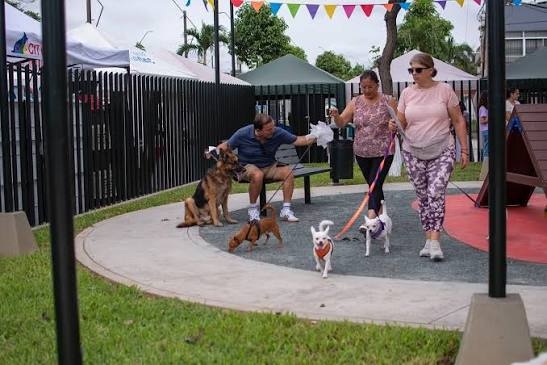
#> input picture imagen taller 5/image.png, 547 x 365 px, found by its file name
$ python TALLER5.py   (older library calls are emulated)
#> lines starting #> are read from the running program, lines starting #| are printed output that depends on the picture; after the words box and inside, x2 and y2 are one past the last pixel; in counts of white or black regions, pixels touching at a corner belong together
import cv2
import numpy as np

# 1. Cargar la imagen en escala de grises
ruta_imagen = '/workspaces/IA-2/imagen taller 5/image.png'
imagen = cv2.imread(ruta_imagen, cv2.IMREAD_GRAYSCALE)
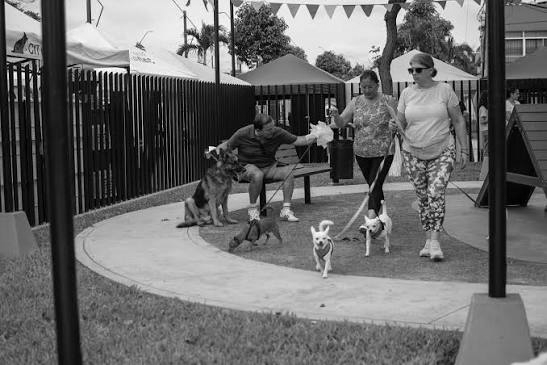
#> imagen: shape (365, 547); min 0, max 254, mean 106.1

if imagen is None:
    print(f"Error: No se pudo cargar la imagen en {ruta_imagen}")
else:
    # 2. Detección de Bordes con Sobel
    sobel_x = cv2.Sobel(imagen, cv2.CV_64F, 1, 0, ksize=3)
    sobel_y = cv2.Sobel(imagen, cv2.CV_64F, 0, 1, ksize=3)
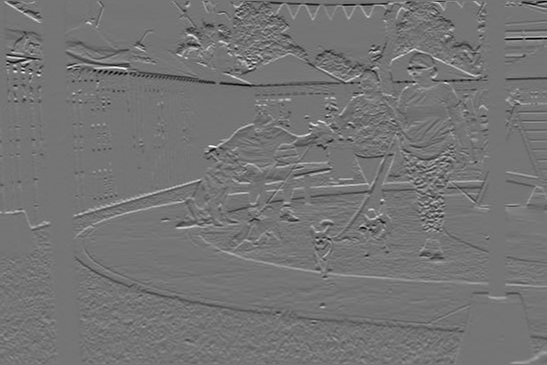
#> sobel_y: shape (365, 547) float64; min -781, max 921, mean -1.5; drawn with min black and max white

    # Convertir valores absolutos a 8-bit (0-255)
    sobel_x_abs = cv2.convertScaleAbs(sobel_x)
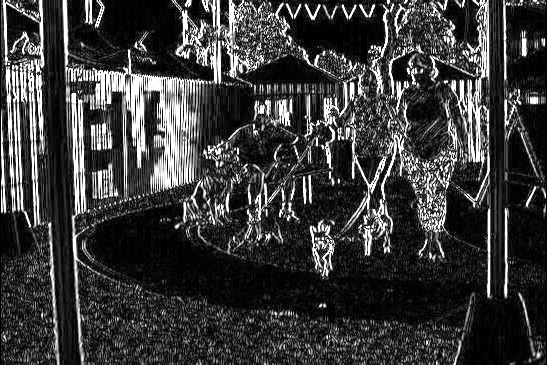
#> sobel_x_abs: shape (365, 547); min 0, max 255, mean 58.7
    sobel_y_abs = cv2.convertScaleAbs(sobel_y)
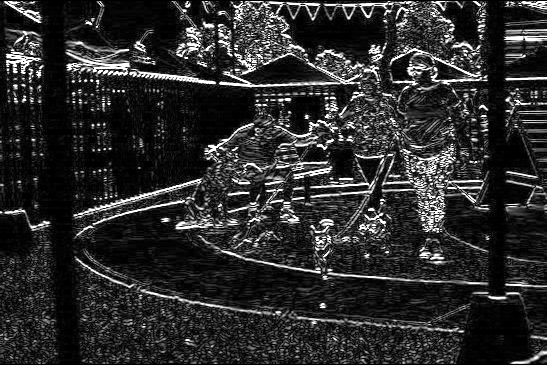
#> sobel_y_abs: shape (365, 547); min 0, max 255, mean 44.4

    # 3. Detección de Bordes con Canny usando distintas configuraciones de umbral
    canny_optimo = cv2.Canny(imagen, 50, 150)   # Umbral estándar equilibrado
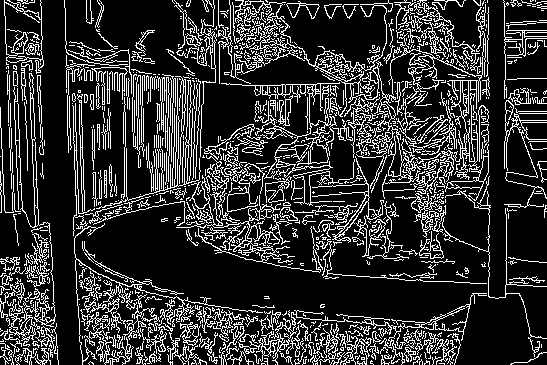
#> canny_optimo: shape (365, 547); 19.6% white in thin lines or dots
    canny_sensible = cv2.Canny(imagen, 10, 50)   # Umbral bajo (capta mucho detalle y ruido)
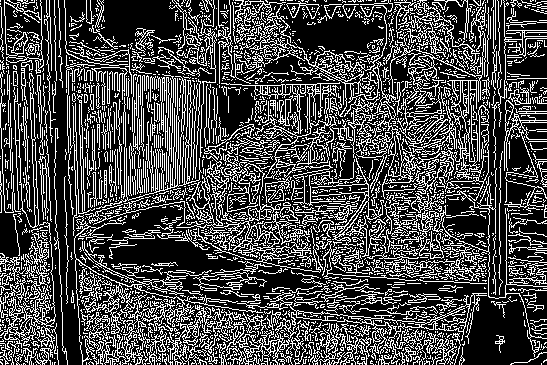
#> canny_sensible: shape (365, 547); 28.8% white in thin lines or dots
    canny_estricto = cv2.Canny(imagen, 200, 250) # Umbral alto (solo conserva bordes muy fuertes)
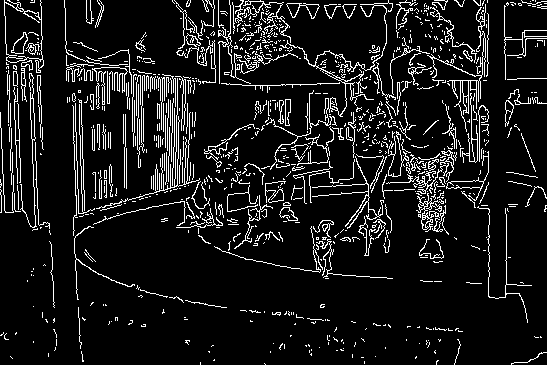
#> canny_estricto: shape (365, 547); 10% white in thin lines or dots

    # 4. Guardar imágenes en archivos para visualización en GitHub Codespaces
    # 4. Guardar imágenes en archivos para visualización en GitHub Codespaces
    cv2.imwrite('/workspaces/IA-2/taller5_sobel_x.png', sobel_x_abs)
    cv2.imwrite('/workspaces/IA-2/taller5_sobel_y.png', sobel_y_abs)
    cv2.imwrite('/workspaces/IA-2/taller5_canny_optimo.png', canny_optimo)
    cv2.imwrite('/workspaces/IA-2/taller5_canny_sensible.png', canny_sensible)
    cv2.imwrite('/workspaces/IA-2/taller5_canny_estricto.png', canny_estricto)

    print("¡Procesamiento exitoso del Taller 5!")
    print("Archivos generados:")
    print(" - taller5_sobel_x.png")
    print(" - taller5_sobel_y.png")
    print(" - taller5_canny_optimo.png")
    print(" - taller5_canny_sensible.png")
    print(" - taller5_canny_estricto.png")

$ run again, with imagen taller 3/image.png copied over imagen taller 5/image.png
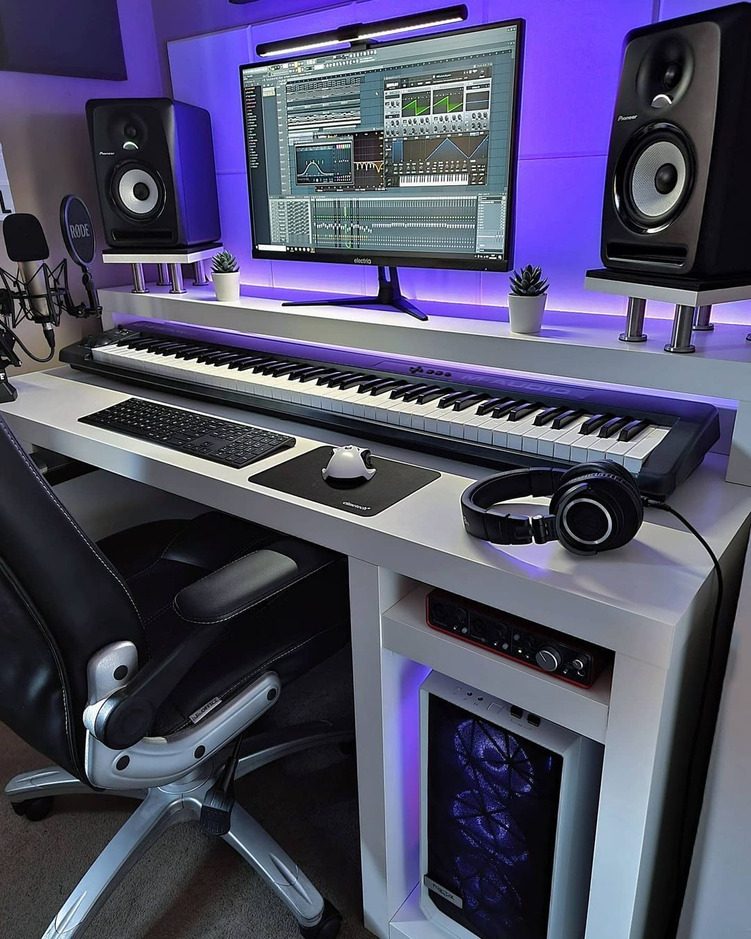
#> input picture imagen taller 3/image.png, 751 x 939 px, shrunk from 1080 x 1350 before the run, found by its file name
#> `canny_optimo = cv2.Canny(imagen, 50, 150)`:
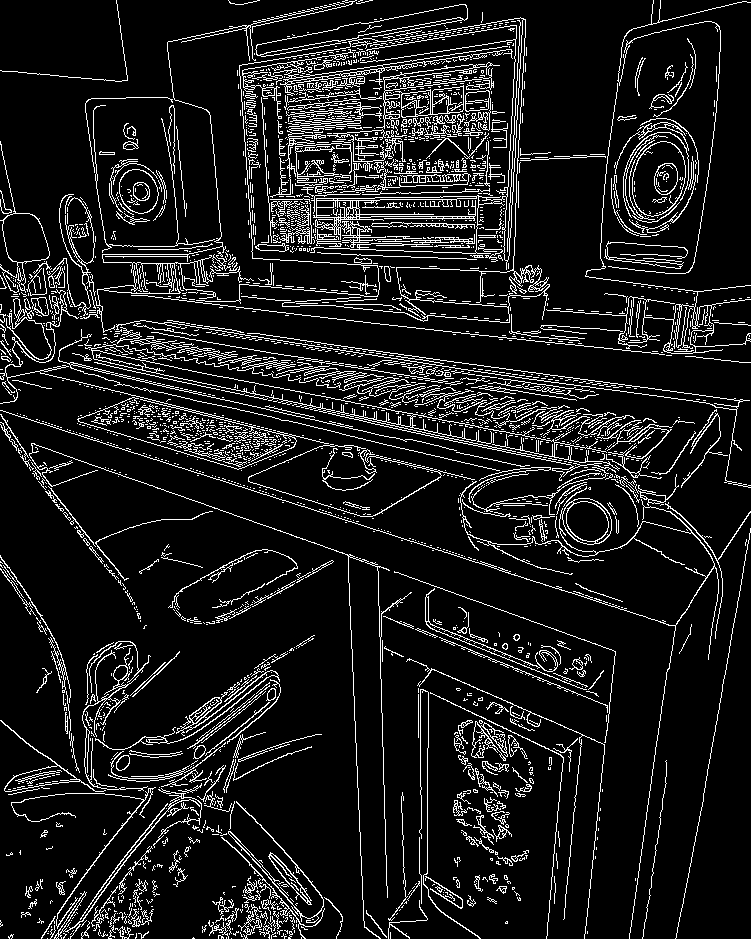
#> canny_optimo: shape (939, 751); 10.6% white in thin lines or dots
#> canny_sensible: shape (939, 751); 16.7% white in thin lines or dots
#> `canny_estricto = cv2.Canny(imagen, 200, 250)`:
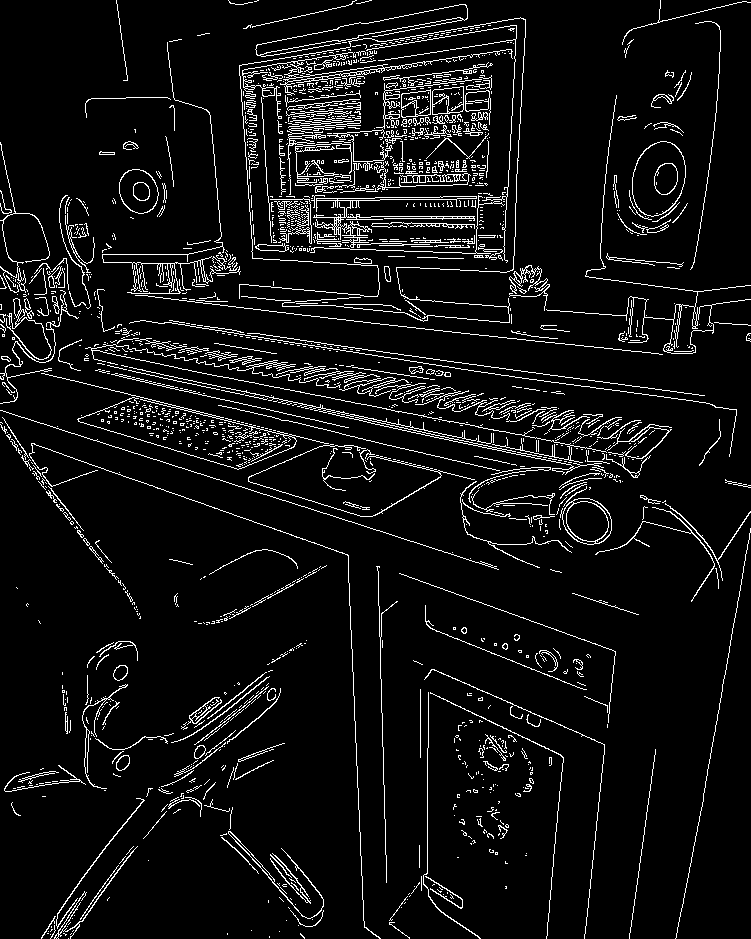
#> canny_estricto: shape (939, 751); 6.7% white in thin lines or dots
